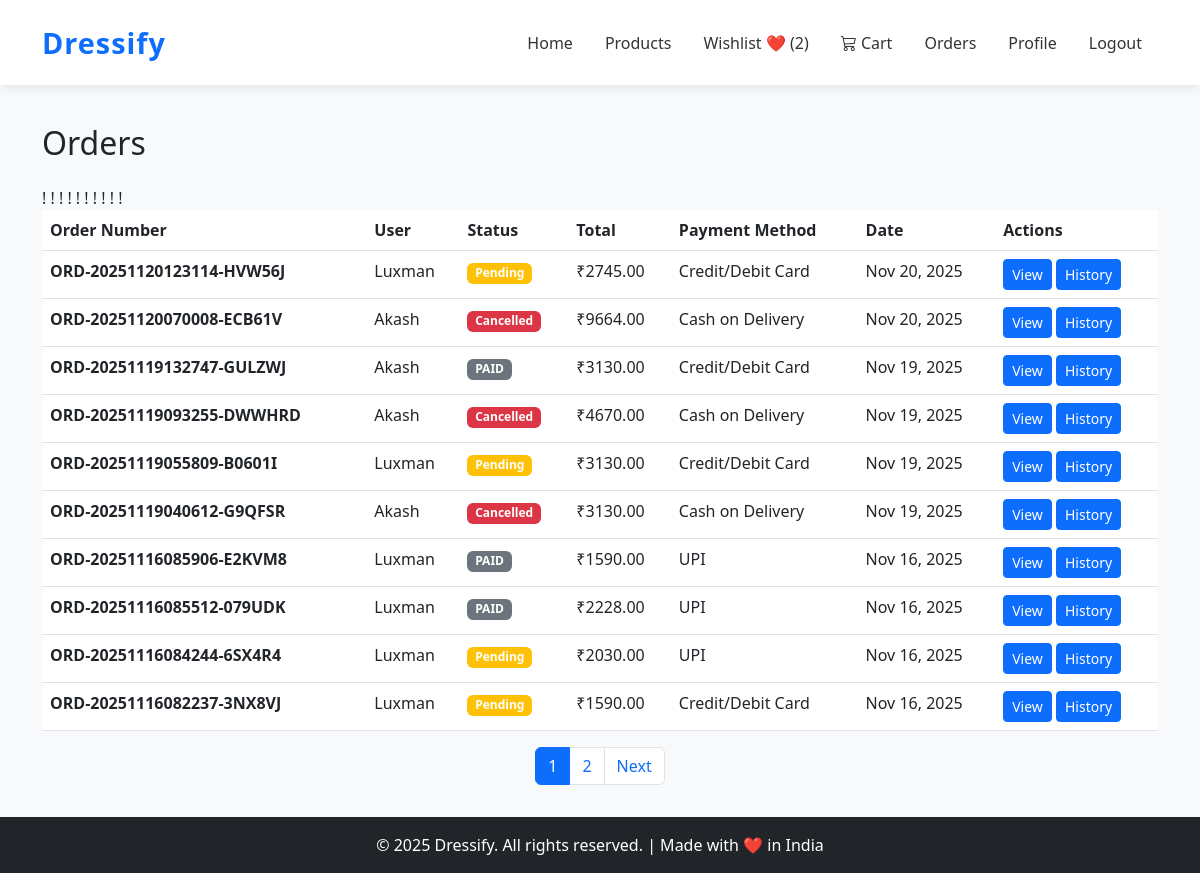
Screenshot of /orders/ (signed in) with the database file from the repository.
### orders/models.py (models this page shows, shortened)
class Order(models.Model):
    STATUS_CHOICES = [
        ('pending', 'Pending'),
        ('processing', 'Processing'),
        ('shipped', 'Shipped'),
        ('delivered', 'Delivered'),
        ('cancelled', 'Cancelled'),
        ('refunded', 'Refunded'),
    ]
    PAYMENT_METHOD_CHOICES = [
        ('cod', 'Cash on Delivery'),
        ('card', 'Credit/Debit Card'),
        ('upi', 'UPI'),
        ('netbanking', 'Net Banking'),
        ('wallet', 'Wallet'),
    ]
    user = models.ForeignKey(User, on_delete=models.CASCADE, related_name='orders')
    order_number = models.CharField(max_length=50, unique=True, editable=False)
    status = models.CharField(max_length=20, choices=STATUS_CHOICES, default='pending')
    subtotal = models.DecimalField(max_digits=10, decimal_places=2, validators=[MinValueValidator(Decimal('0.00'))])
    tax = models.DecimalField(max_digits=10, decimal_places=2, default=Decimal('0.00'), validators=[MinValueValidator(Decimal('0.00'))])
    shipping_cost = models.DecimalField(max_digits=10, decimal_places=2, default=Decimal('0.00'), validators=[MinValueValidator(Decimal('0.00'))])
    total = models.DecimalField(max_digits=10, decimal_places=2, validators=[MinValueValidator(Decimal('0.00'))])
    shipping_address = models.TextField()
    shipping_city = models.CharField(max_length=100)
    shipping_state = models.CharField(max_length=100)
    shipping_zip_code = models.CharField(max_length=20)
    shipping_country = models.CharField(max_length=100, default='India')
    shipping_phone = models.CharField(max_length=15)
    payment_method = models.CharField(max_length=20, choices=PAYMENT_METHOD_CHOICES, default='cod')
    payment_status = models.BooleanField(default=False)
    created_at = models.DateTimeField(auto_now_add=True)
    updated_at = models.DateTimeField(auto_now=True)
    class Meta:
        ordering = ['-created_at']
        indexes = [
            models.Index(fields=['order_number']),
            models.Index(fields=['user', '-created_at']),
            models.Index(fields=['status']),
        ]
    def get_status_badge_class(self):
        status_classes = {
            'pending': 'warning',
            'processing': 'info',
            'shipped': 'primary',
            'delivered': 'success',
            'cancelled': 'danger',
            'refunded': 'secondary',
        }
        return status_classes.get(self.status, 'secondary')
    def get_status_display_class(self):
        return self.get_status_badge_class()

### orders/views.py (the view)
# urls.py: path('', views.OrderListView.as_view(), name='list'),
class OrderListView(LoginRequiredMixin, View):
    template_name = 'orders/order_list.html'
    def get(self, request):
        if request.user.is_staff:
            orders = Order.objects.all().order_by('-created_at')
        else:
            orders = Order.objects.filter(user=request.user).order_by('-created_at')
        paginator = Paginator(orders, 10)
        page_obj = paginator.get_page(request.GET.get('page'))
        return render(request, self.template_name, {'orders': page_obj, 'page_title': 'Orders'})

### orders/templates/orders/Order_list.html (shortened to what this page needs)
{% extends 'base.html' %}
{% load static %}
{% block content %}
<div class="container my-5">
    <h2 class="mb-4">Orders</h2>
    {% if orders %}
    <div class="table-responsive">
        <table class="table table-hover">
            <thead>
                <tr>
                    <th>Order Number</th>
                    {% if user.is_staff %}
                    <th>User</th>
                    {% endif %}
                    <th>Status</th>
                    <th>Total</th>
                    <th>Payment Method</th>
                    <th>Date</th>
                    <th>Actions</th>
                </tr>
            </thead>
            <tbody>
                {% for order in orders %}
                <tr>
                    <td><strong>{{ order.order_number }}</strong></td>
                    {% if user.is_staff %}
                    <td>{{ order.user.username }}</td>
                    {% endif %}
                    <td>
                        <span class="badge bg-{{ order.get_status_display_class }}">
                            {{ order.get_status_display }}
                        </span>
                    </td>
                    <td>₹{{ order.total }}</td>
                    <td>{{ order.get_payment_method_display }}</td>
                    <td>{{ order.created_at|date:"M d, Y" }}</td>
                !    <td>
                        <a href="{% url 'orders:detail' order.id %}" class="btn btn-sm btn-primary">View</a>
                        <a href="{% url 'orders:payment_history' %}" class="btn btn-sm btn-primary">History</a>
                    </td>
                </tr>
                {% endfor %}
            </tbody>
        </table>
    </div>
    {% if orders.has_other_pages %}
    <nav aria-label="Page navigation">
        <ul class="pagination justify-content-center">
            {% for num in orders.paginator.page_range %}
            {% if orders.number == num %}
            <li class="page-item active">
                <span class="page-link">{{ num }}</span>
            </li>
            {% else %}
            <li class="page-item">
                <a class="page-link" href="?page={{ num }}">{{ num }}</a>
            </li>
            {% endif %}
            {% endfor %}
            {% if orders.has_next %}
            <li class="page-item">
                <a class="page-link" href="?page={{ orders.next_page_number }}">Next</a>
            </li>
            {% endif %}
        </ul>
    </nav>
    {% endif %}
    {% else %}
    <div class="alert alert-info">
        <p class="mb-0">No orders found.</p>
    </div>
    {% endif %}
</div>
{% endblock %}

### Accounts/templates/base.html (shortened to what this page needs)
{% load static %}
<!DOCTYPE html>
<html lang="en">
<head>
    <link href="https://cdn.jsdelivr.net/npm/bootstrap@5.3.0/dist/css/bootstrap.min.css" rel="stylesheet">
    <link rel="stylesheet" href="https://cdn.jsdelivr.net/npm/bootstrap-icons@1.11.1/font/bootstrap-icons.css">
</head>
<body>
    <nav class="navbar navbar-expand-lg navbar-light">
        <div class="container">
            <a class="navbar-brand" href="{% url 'home' %}">Dressify</a>
            <div class="collapse navbar-collapse" id="navbarNav">
                <ul class="navbar-nav ms-auto align-items-center">
                    <li class="nav-item"><a class="nav-link" href="{% url 'home' %}">Home</a></li>
                    <li class="nav-item"><a class="nav-link" href="{% url 'products:product_list' %}">Products</a></li>
                    <li class="nav-item">
                        <a href="{% url 'wishlist:wishlist' %}" class="nav-link">
                            Wishlist ❤️ ({{ request.user.wishlist_items.count }})
                        </a>
                    </li>
                    <li class="nav-item position-relative">
                        <a class="nav-link" href="{% url 'cart:cart_view' %}">
                            <i class="bi bi-cart3"></i>
                            Cart
                        </a>
                    </li>
                    {% if user.is_authenticated %}
                    <li class="nav-item"><a class="nav-link" href="{% url 'orders:list' %}">Orders</a></li>
                    <li class="nav-item"><a class="nav-link" href="{% url 'profile' %}">Profile</a></li>
                    <li class="nav-item"><a class="nav-link" href="{% url 'logout' %}">Logout</a></li>
                    {% else %}
                    <li class="nav-item"><a class="nav-link" href="{% url 'login' %}">Login</a></li>
                    <li class="nav-item"><a class="nav-link" href="{% url 'register' %}">Register</a></li>
                    {% endif %}
                </ul>
            </div>
        </div>
    </nav>
    {% block content %}{% endblock %}
    <footer>
        <div class="copyright text-center">
            © 2025 Dressify. All rights reserved. | Made with ❤️ in India
        </div>
    </footer>
</body>
</html>

### Accounts/templates/base.html (style rules this page uses)
body { background-color: #f8f9fa; padding-top: 76px; }
.navbar { background-color: #ffffff !important; box-shadow: 0 2px 10px rgba(0, 0, 0, 0.1); padding: 1rem 0; position: fixed; top: 0; left: 0; right: 0; width: 100%; z-index: 1000; }
.navbar-brand { font-weight: bold; color: #0d6efd !important; font-size: 1.8rem; letter-spacing: 1px; transition: color 0.3s ease; }
.navbar-nav .nav-link { color: #333 !important; font-weight: 500; margin: 0 0.5rem; transition: color 0.3s ease; position: relative; }
.navbar-nav .nav-link::after { content: ''; position: absolute; width: 0; height: 2px; bottom: 0; left: 50%; background-color: #0d6efd; transition: all 0.3s ease; transform: translateX(-50%); }
footer { background: #212529; color: white; text-align: center; padding: 1rem 0; margin-top: -1rem; }

### rows the page displays
Order: order_number "ORD-20251120123114-HVW56J", user.username "Luxman", status "Pending", total "2745.00", payment_method "Credit/Debit Card", created_at "Nov 20, 2025"
Order: order_number "ORD-20251120070008-ECB61V", user.username "Akash", status "Cancelled", total "9664.00", payment_method "Cash on Delivery", created_at "Nov 20, 2025"
Order: order_number "ORD-20251119132747-GULZWJ", user.username "Akash", status "PAID", total "3130.00", payment_method "Credit/Debit Card", created_at "Nov 19, 2025"
Order: order_number "ORD-20251119093255-DWWHRD", user.username "Akash", status "Cancelled", total "4670.00", payment_method "Cash on Delivery", created_at "Nov 19, 2025"
Order: order_number "ORD-20251119055809-B0601I", user.username "Luxman", status "Pending", total "3130.00", payment_method "Credit/Debit Card", created_at "Nov 19, 2025"
Order: order_number "ORD-20251119040612-G9QFSR", user.username "Akash", status "Cancelled", total "3130.00", payment_method "Cash on Delivery", created_at "Nov 19, 2025"
Order: order_number "ORD-20251116085906-E2KVM8", user.username "Luxman", status "PAID", total "1590.00", payment_method "UPI", created_at "Nov 16, 2025"
Order: order_number "ORD-20251116085512-079UDK", user.username "Luxman", status "PAID", total "2228.00", payment_method "UPI", created_at "Nov 16, 2025"
Order: order_number "ORD-20251116084244-6SX4R4", user.username "Luxman", status "Pending", total "2030.00", payment_method "UPI", created_at "Nov 16, 2025"
Order: order_number "ORD-20251116082237-3NX8VJ", user.username "Luxman", status "Pending", total "1590.00", payment_method "Credit/Debit Card", created_at "Nov 16, 2025"

### other values shown
{{ request.user.wishlist_items.count }} "2"
{{ num }} "1"
{{ num }} "2"
